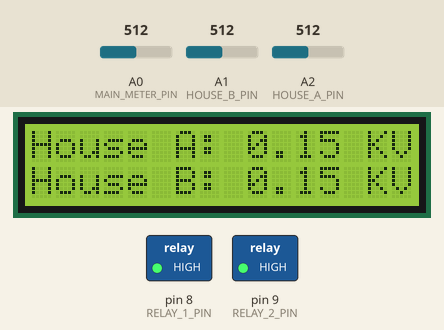
This sketch was run on a simulated Arduino Uno, built with avr-gcc and run on an emulated ATmega328P. Parts: 16×2 character LCD, switched loads named in the sketch (green lamp = pin HIGH). The inputs (shaded band) are chosen by the test bench; at power-on: A1 (HOUSE_B_PIN) = 512, A2 (HOUSE_A_PIN) = 512, A0 (MAIN_METER_PIN) = 512. What the sketch prints to the serial monitor is not drawn.

Above: at 1.2 s.
1.3 s: A1 (HOUSE_B_PIN) set to 0
At 6.2 s:
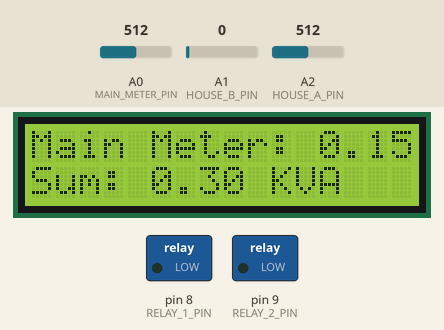
At 15.0 s:
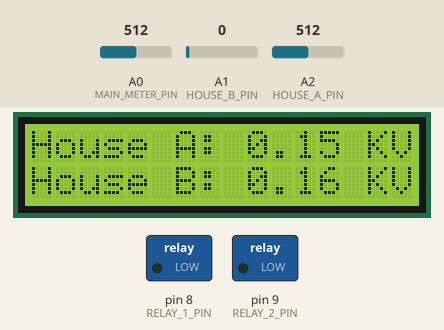
15.3 s: A2 (HOUSE_A_PIN) set to 0
At 30.3 s:
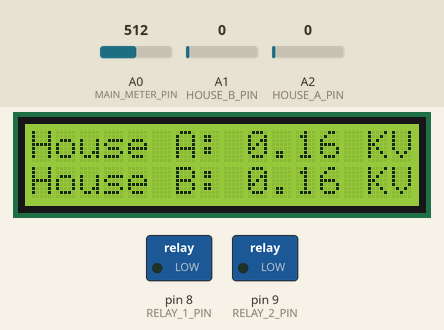
Timing chart, 0 to 31.8 s (numbered marks = the images above; inputs shaded):
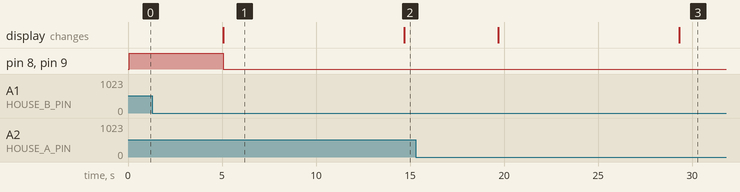

Measured:
- after the input at 1.3 s, the display: first differs from a run without the input after 13.4 s (image 2)
- after the input at 15.3 s, the display: first differs from a run without the input after 14.0 s (image 3)
- what the display in image 1 shows lasts 9.6 s, from 5.1 s to 14.7 s

The sketch:

A.ino
```cpp
#include <LiquidCrystal.h>

// Define ACS712 sensitivity (mV/A)
const float ACS712_SENSITIVITY = 185.0;

// Define nominal voltage (V)
const float NOMINAL_VOLTAGE = 240.0;

// Define ACS712 sensor pins
const int MAIN_METER_PIN = A0;
const int HOUSE_A_PIN = A2;
const int HOUSE_B_PIN = A1;

// Define relay pins
const int RELAY_1_PIN = 8;
const int RELAY_2_PIN = 9;

// Define relay thresholds (adjust as needed)
const float RELAY_THRESHOLD_KVA_1 = 0.3; // Example threshold for RELAY_1 in KVA
const float RELAY_THRESHOLD_KVA_2 = 0.4; // Example threshold for RELAY_2 in KVA

// Define LCD pins
LiquidCrystal lcd(12, 11, 5, 4, 3, 2);

void setup() {
  // Initialize serial communication
  Serial.begin(9600);

  // Initialize LCD
  lcd.begin(16, 2);

  // Initialize relay pins
  pinMode(RELAY_1_PIN, OUTPUT);
  pinMode(RELAY_2_PIN, OUTPUT);

  // Set relay pins to HIGH initially (assuming active-low relays)
  digitalWrite(RELAY_1_PIN, HIGH);
  digitalWrite(RELAY_2_PIN, HIGH);

  // Initialize ACS712 sensor pins
  pinMode(MAIN_METER_PIN, INPUT);
  pinMode(HOUSE_A_PIN, INPUT);
  pinMode(HOUSE_B_PIN, INPUT);
}

void loop() {
  // Read current from ACS712 sensors
  float mainMeterCurrent = readCurrent(MAIN_METER_PIN);
  float houseACurrent = readCurrent(HOUSE_A_PIN);
  float houseBCurrent = readCurrent(HOUSE_B_PIN);

  // Display individual house readings on the first screen
  lcd.clear();
  lcd.print("House A: ");
  lcd.print(calculatePower(houseACurrent));
  lcd.print(" KVA");

  lcd.setCursor(0, 1);
  lcd.print("House B: ");
  lcd.print(calculatePower(houseBCurrent));
  lcd.print(" KVA");

  // Delay for a while
  delay(5000);

  // Display the sum of house readings at the main meter on the second screen
  lcd.clear();
  lcd.print("Main Meter: ");
  lcd.print(calculatePower(mainMeterCurrent));
  lcd.print(" KVA");

  lcd.setCursor(0, 1);
  lcd.print("Sum: ");
  lcd.print(calculatePower(houseACurrent + houseBCurrent));
  lcd.print(" KVA");

  // Activate relays based on thresholds
  if (houseACurrent > RELAY_THRESHOLD_KVA_1) {
    activateRelay(RELAY_1_PIN);
  } else {
    deactivateRelay(RELAY_1_PIN);
  }

  if (houseBCurrent > RELAY_THRESHOLD_KVA_2) {
    activateRelay(RELAY_2_PIN);
  } else {
    deactivateRelay(RELAY_2_PIN);
  }

  delay(9600); // Adjust delay as needed
}

float readCurrent(int sensorPin) {
  int sensorValue = analogRead(sensorPin);
  float voltage = sensorValue * (5.0 / 1023.0);
  float current = (voltage - (NOMINAL_VOLTAGE / 2.0)) / ACS712_SENSITIVITY;
  return abs(current);
}

float calculatePower(float current) {
  return (NOMINAL_VOLTAGE * current) / 1000.0; // Power in KVA
}

void activateRelay(int relayPin) {
  if (digitalRead(relayPin) == HIGH) {
    digitalWrite(relayPin, LOW);  // Set to LOW to activate (normally closed)
    Serial.println("Relay Activated");
  }
}

void deactivateRelay(int relayPin) {
  if (digitalRead(relayPin) == LOW) {
    digitalWrite(relayPin, HIGH); // Set to HIGH to deactivate (normally closed)
    Serial.println("Relay Deactivated");
  }
}
```
